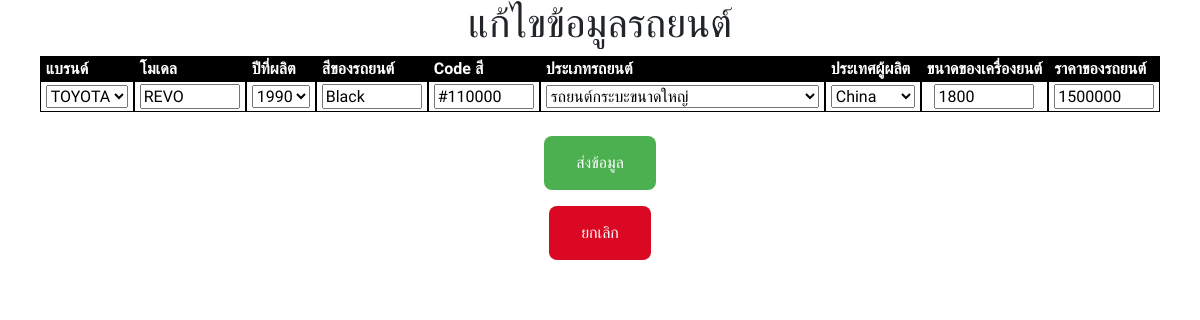
The page /car_edit.php?id=2 on the database its author committed.
### tables this page shows
CREATE TABLE `in_cars` (
  `in_carsid` int(11) NOT NULL,
  `in_carsbrand` varchar(20) NOT NULL,
  `in_carsmodel` varchar(20) NOT NULL,
  `in_carsyear` varchar(20) NOT NULL,
  `in_carscolor` varchar(20) NOT NULL,
  `in_carscolorcode` varchar(20) NOT NULL,
  `in_carstype` varchar(100) NOT NULL,
  `in_carscountry` varchar(50) NOT NULL,
  `in_carsengine` smallint(6) NOT NULL,
  `in_carsprice` int(11) NOT NULL,
  `in_carsimgname` varchar(250) NOT NULL,
  `in_carsimgdir` varchar(250) NOT NULL,
  `creatTIME` datetime NOT NULL,
  `updateTIME` timestamp NOT NULL DEFAULT CURRENT_TIMESTAMP ON UPDATE CURRENT_TIMESTAMP
);

CREATE TABLE `in_carsbrand` (
  `cb_id` int(11) NOT NULL,
  `cb_name` varchar(500) NOT NULL,
  `creatdate` datetime NOT NULL,
  `updatedate` timestamp NOT NULL DEFAULT CURRENT_TIMESTAMP ON UPDATE CURRENT_TIMESTAMP
);

CREATE TABLE `in_carstype` (
  `ct_id` int(11) NOT NULL,
  `ct_name` varchar(500) NOT NULL,
  `creatdate` datetime NOT NULL,
  `updatedate` timestamp NOT NULL DEFAULT CURRENT_TIMESTAMP ON UPDATE CURRENT_TIMESTAMP
);

CREATE TABLE `in_carscountry` (
  `cc_id` int(11) NOT NULL,
  `cc_name` varchar(500) NOT NULL,
  `creatdate` datetime NOT NULL,
  `updatedate` timestamp NOT NULL DEFAULT CURRENT_TIMESTAMP ON UPDATE CURRENT_TIMESTAMP
);

### car_edit.php (the view, shortened to what this page needs)
<html lang="en">
<head>
<?php
    include 'header.php';
    ?>
</head>
<body>
    <?php
     include 'condb.php';
        if (!empty($_GET["id"])) {
            $get_id =  $_GET["id"];
            $sql_string = "SELECT * FROM in_cars WHERE in_carsid = ".$get_id;
            $result = $conn->query($sql_string);
            $row = $result->fetch_assoc();
            $sql_brand = "SELECT cb_id,cb_name FROM in_carsbrand ";
            $result1 = $conn->query($sql_brand);
    ?>
                <form action="?" method = "post" class= "ed-tb">
              <table class = my-table>
              <h1 style = "text-align: center">แก้ไขข้อมูลรถยนต์</h1>
              <tr>
              <th>แบรนด์</th>
              <th>โมเดล</th>
              <th>ปีที่ผลิต</th>
              <th>สีของรถยนต์</th>
              <th>Code สี</th>
              <th>ประเภทรถยนต์</th>
              <th>ประเทศผู้ผลิต</th>
              <th>ขนาดของเครื่องยนต์</th>
              <th>ราคาของรถยนต์</th>
              </tr>
              <td><select name = "input_carsbrand">
              <?php
               while($row2 = $result1->fetch_assoc()){
              ?>
              <option value="<?= $row2["cb_id"] ?>"<?php if ($row["in_carsbrand"]==$row2["cb_id"]) {
                       echo "selected";
                   } ?>><?= $row2["cb_name"] ?></option>
              <?php
              }
              ?>
              </td></select>
              <td><input class ="input" type="text" name="input_carsmodel" value ="<?=$row["in_carsmodel"]?>" placeholder = "Model" ></td>
                <td><select name ="input_carsyear" value = "<?=$row["in_carsyear"]?>">
              <?php
               for ($i=1990; $i<=2019 ; $i++) {
                   ?>
                   <option value = "<?=$i?>"<?php if ($row["in_carsyear"]==$i) {
                       echo "selected";
                   } ?>><?= $i ?></option>
                   <?php
               }
                ?>
                </select></td>
              <td><input class ="input" type="text" name="input_carscolor" value ="<?=$row["in_carscolor"]?>" placeholder = "Color" ></td>
              <td><input class ="input" type="text" name="input_carscolorcode" value ="<?=$row["in_carscolorcode"]?>" placeholder = "ColorCode" ></td>
              <td>
              <select name ="input_carstype" value = "<?= $row["in_carstype"]?>">
              <?php
              $sql_country = "SELECT ct_id,ct_name FROM in_carstype ";
              $result2 = $conn->query($sql_country);
              while($row4 = $result2->fetch_assoc()){
              ?>
                <option value="<?= $row4["ct_id"] ?>"<?php if ($row["in_carstype"]== $row4["ct_id"]) {
                       echo "selected";
                   } ?>><?= $row4["ct_name"] ?></option>
              <?php
              }
              ?>
              </td></select>
              <td>
              <select name ="input_carscountry" value = "<?= $row["in_carscountry"]?>">
              <?php
              $sql_country = "SELECT cc_id,cc_name FROM in_carscountry ";
              $result1 = $conn->query($sql_country);
              while($row3 = $result1->fetch_assoc()){
              ?>
                <option value="<?= $row3["cc_id"] ?>"<?php if ($row["in_carscountry"]== $row3["cc_id"]) {
                       echo "selected";
                   } ?>><?= $row3["cc_name"] ?></option>
              <?php
              }
              ?>
              </td></select>
              <td><input class ="input" type="number" name="input_carsengine" value ="<?=$row["in_carsengine"]?>" placeholder = "Engine" ></td>
              <td><input class ="input" type="number" name="input_carsprice" value ="<?=$row["in_carsprice"]?>" placeholder = "Price" ></td>
              </table>
              <br>
              <button class = button_3  type="submit" name="button">
    ส่งข้อมูล
    </button>
    </form><form action = "car_complete.php">
    <button class = button_4  type="submit" name="button">
    ยกเลิก
    </button>
    </form>
    <?php
        }
    ?>
</body>
</html>

### style.php (style rules this page uses)
body { font-family: 'Sarabun', sans-serif; }
.my-table { width: auto; border-spacing: 0px; border-collapse: separate; margin-left: auto; margin-right: auto; }
.my-table tr td, .my-table tr th { border: 1px solid #000; padding: 2px 5px; }
.my-table tr th { background-color: #000; color: #fff; }
.button_4 { font-family: 'Sarabun', sans-serif; background-color: #db0824; border: none; color: white; padding: 15px 32px; text-align: center; text-decoration: none; display: block; font-size: 16px; margin:0 auto; cursor: pointer; }
.button_3 { border-radius: 8px; }
.button_4 { border-radius: 8px; }
.ed-tb input[type="text"],input[type="number"] { font-family: 'Sarabun', sans-serif; width: 100px; border-spacing: 0px; border-collapse: separate; }
.button_3 { font-family: 'Sarabun', sans-serif; background-color: #4CAF50; border: none; color: white; padding: 15px 32px; text-align: center; text-decoration: none; display: block; font-size: 16px; margin:0 auto; cursor: pointer; width: auto; }
select { font-family: 'Sarabun', sans-serif; }
input { display: block; margin: 0 auto; }

### rows shown on the page
in_cars: input_carsbrand "TOYOTA", input_carsmodel "REVO", input_carsyear "1990", input_carscolor "Black", input_carscolorcode "#110000", input_carstype "รถยนต์กระบะขนาดใหญ่", input_carscountry "China", input_carsengine "1800", input_carsprice "1500000"
